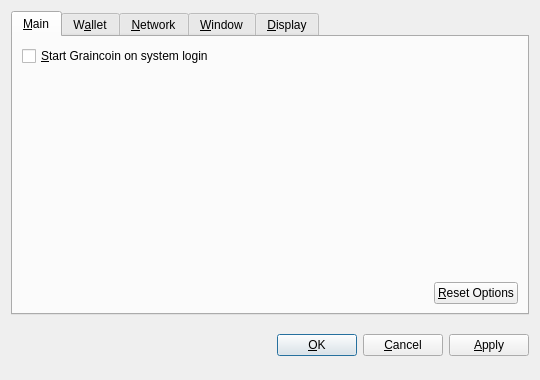
<?xml version="1.0" encoding="UTF-8"?>
<ui version="4.0">
 <class>OptionsDialog</class>
 <widget class="QDialog" name="OptionsDialog">
  <property name="geometry">
   <rect>
    <x>0</x>
    <y>0</y>
    <width>540</width>
    <height>380</height>
   </rect>
  </property>
  <property name="windowTitle">
   <string>Options</string>
  </property>
  <property name="modal">
   <bool>true</bool>
  </property>
  <layout class="QVBoxLayout" name="verticalLayout">
   <item>
    <widget class="QTabWidget" name="tabWidget">
     <property name="tabPosition">
      <enum>QTabWidget::North</enum>
     </property>
     <property name="currentIndex">
      <number>0</number>
     </property>
     <widget class="QWidget" name="tabMain">
      <attribute name="title">
       <string>&amp;Main</string>
      </attribute>
      <layout class="QVBoxLayout" name="verticalLayout_Main">
       <item>
        <widget class="QCheckBox" name="bitcoinAtStartup">
         <property name="toolTip">
          <string>Automatically start Graincoin after logging in to the system.</string>
         </property>
         <property name="text">
          <string>&amp;Start Graincoin on system login</string>
         </property>
        </widget>
       </item>
       <item>
        <spacer name="verticalSpacer_Main">
         <property name="orientation">
          <enum>Qt::Vertical</enum>
         </property>
         <property name="sizeHint" stdset="0">
          <size>
           <width>20</width>
           <height>40</height>
          </size>
         </property>
        </spacer>
       </item>
       <item>
        <layout class="QHBoxLayout" name="horizontalLayout_2_Main">
         <item>
          <spacer name="horizontalSpacer_2_Main">
           <property name="orientation">
            <enum>Qt::Horizontal</enum>
           </property>
           <property name="sizeHint" stdset="0">
            <size>
             <width>40</width>
             <height>20</height>
            </size>
           </property>
          </spacer>
         </item>
         <item>
          <widget class="QPushButton" name="resetButton">
           <property name="toolTip">
            <string>Reset all client options to default.</string>
           </property>
           <property name="text">
            <string>&amp;Reset Options</string>
           </property>
           <property name="autoDefault">
            <bool>false</bool>
           </property>
          </widget>
         </item>
        </layout>
       </item>
      </layout>
     </widget>
     <widget class="QWidget" name="tabWallet">
      <attribute name="title">
       <string>W&amp;allet</string>
      </attribute>
      <layout class="QVBoxLayout" name="verticalLayout_Network">
       <item>
        <widget class="QLabel" name="transactionFeeInfoLabel">
         <property name="text">
          <string>Optional transaction fee per kB that helps make sure your transactions are processed quickly. Most transactions are 1 kB.</string>
         </property>
         <property name="textFormat">
          <enum>Qt::PlainText</enum>
         </property>
         <property name="wordWrap">
          <bool>true</bool>
         </property>
        </widget>
       </item>
       <item>
        <layout class="QHBoxLayout" name="horizontalLayout_1_Main">
         <item>
          <widget class="QLabel" name="transactionFeeLabel">
           <property name="text">
            <string>Pay transaction &amp;fee</string>
           </property>
           <property name="textFormat">
            <enum>Qt::PlainText</enum>
           </property>
           <property name="buddy">
            <cstring>transactionFee</cstring>
           </property>
          </widget>
         </item>
         <item>
          <widget class="BitcoinAmountField" name="transactionFee"/>
         </item>
         <item>
          <spacer name="horizontalSpacer_1_Main">
           <property name="orientation">
            <enum>Qt::Horizontal</enum>
           </property>
           <property name="sizeHint" stdset="0">
            <size>
             <width>40</width>
             <height>20</height>
            </size>
           </property>
          </spacer>
         </item>
        </layout>
       </item>
       <item>
        <widget class="QLabel" name="label">
         <property name="text">
          <string>If you disable the spending of unconfirmed change, the change from a transaction cannot be used until that transaction has at least one confirmation. This also affects how your balance is computed.</string>
         </property>
         <property name="wordWrap">
          <bool>true</bool>
         </property>
        </widget>
       </item>
       <item>
        <widget class="QCheckBox" name="spendZeroConfChange">
         <property name="text">
          <string>Spend unconfirmed change  (experts only)</string>
         </property>
        </widget>
       </item>
       <item>
        <spacer name="verticalSpacer">
         <property name="orientation">
          <enum>Qt::Vertical</enum>
         </property>
         <property name="sizeHint" stdset="0">
          <size>
           <width>20</width>
           <height>40</height>
          </size>
         </property>
        </spacer>
       </item>
      </layout>
     </widget>
     <widget class="QWidget" name="tabNetwork">
      <attribute name="title">
       <string>&amp;Network</string>
      </attribute>
      <layout class="QVBoxLayout" name="verticalLayout_Network">
       <item>
        <widget class="QCheckBox" name="mapPortUpnp">
         <property name="toolTip">
          <string>Automatically open the Graincoin client port on the router. This only works when your router supports UPnP and it is enabled.</string>
         </property>
         <property name="text">
          <string>Map port using &amp;UPnP</string>
         </property>
        </widget>
       </item>
       <item>
        <widget class="QCheckBox" name="connectSocks">
         <property name="toolTip">
          <string>Connect to the Graincoin network through a SOCKS proxy (e.g. when connecting through Tor).</string>
         </property>
         <property name="text">
          <string>&amp;Connect through SOCKS proxy:</string>
         </property>
        </widget>
       </item>
       <item>
        <layout class="QHBoxLayout" name="horizontalLayout_Network">
         <item>
          <widget class="QLabel" name="proxyIpLabel">
           <property name="text">
            <string>Proxy &amp;IP:</string>
           </property>
           <property name="textFormat">
            <enum>Qt::PlainText</enum>
           </property>
           <property name="buddy">
            <cstring>proxyIp</cstring>
           </property>
          </widget>
         </item>
         <item>
          <widget class="QValidatedLineEdit" name="proxyIp">
           <property name="maximumSize">
            <size>
             <width>140</width>
             <height>16777215</height>
            </size>
           </property>
           <property name="toolTip">
            <string>IP address of the proxy (e.g. 127.0.0.1)</string>
           </property>
          </widget>
         </item>
         <item>
          <widget class="QLabel" name="proxyPortLabel">
           <property name="text">
            <string>&amp;Port:</string>
           </property>
           <property name="textFormat">
            <enum>Qt::PlainText</enum>
           </property>
           <property name="buddy">
            <cstring>proxyPort</cstring>
           </property>
          </widget>
         </item>
         <item>
          <widget class="QLineEdit" name="proxyPort">
           <property name="maximumSize">
            <size>
             <width>55</width>
             <height>16777215</height>
            </size>
           </property>
           <property name="toolTip">
            <string>Port of the proxy (e.g. 9050)</string>
           </property>
          </widget>
         </item>
         <item>
          <widget class="QLabel" name="socksVersionLabel">
           <property name="text">
            <string>SOCKS &amp;Version:</string>
           </property>
           <property name="textFormat">
            <enum>Qt::PlainText</enum>
           </property>
           <property name="buddy">
            <cstring>socksVersion</cstring>
           </property>
          </widget>
         </item>
         <item>
          <widget class="QValueComboBox" name="socksVersion">
           <property name="toolTip">
            <string>SOCKS version of the proxy (e.g. 5)</string>
           </property>
          </widget>
         </item>
         <item>
          <spacer name="horizontalSpacer_Network">
           <property name="orientation">
            <enum>Qt::Horizontal</enum>
           </property>
           <property name="sizeHint" stdset="0">
            <size>
             <width>40</width>
             <height>20</height>
            </size>
           </property>
          </spacer>
         </item>
        </layout>
       </item>
       <item>
        <spacer name="verticalSpacer_Network">
         <property name="orientation">
          <enum>Qt::Vertical</enum>
         </property>
         <property name="sizeHint" stdset="0">
          <size>
           <width>20</width>
           <height>40</height>
          </size>
         </property>
        </spacer>
       </item>
      </layout>
     </widget>
     <widget class="QWidget" name="tabWindow">
      <attribute name="title">
       <string>&amp;Window</string>
      </attribute>
      <layout class="QVBoxLayout" name="verticalLayout_Window">
       <item>
        <widget class="QCheckBox" name="minimizeToTray">
         <property name="toolTip">
          <string>Show only a tray icon after minimizing the window.</string>
         </property>
         <property name="text">
          <string>&amp;Minimize to the tray instead of the taskbar</string>
         </property>
        </widget>
       </item>
       <item>
        <widget class="QCheckBox" name="minimizeOnClose">
         <property name="toolTip">
          <string>Minimize instead of exit the application when the window is closed. When this option is enabled, the application will be closed only after selecting Quit in the menu.</string>
         </property>
         <property name="text">
          <string>M&amp;inimize on close</string>
         </property>
        </widget>
       </item>
       <item>
        <spacer name="verticalSpacer_Window">
         <property name="orientation">
          <enum>Qt::Vertical</enum>
         </property>
         <property name="sizeHint" stdset="0">
          <size>
           <width>20</width>
           <height>40</height>
          </size>
         </property>
        </spacer>
       </item>
      </layout>
     </widget>
     <widget class="QWidget" name="tabDisplay">
      <attribute name="title">
       <string>&amp;Display</string>
      </attribute>
      <layout class="QVBoxLayout" name="verticalLayout_Display">
       <item>
        <layout class="QHBoxLayout" name="horizontalLayout_1_Display">
         <item>
          <widget class="QLabel" name="langLabel">
           <property name="text">
            <string>User Interface &amp;language:</string>
           </property>
           <property name="textFormat">
            <enum>Qt::PlainText</enum>
           </property>
           <property name="buddy">
            <cstring>lang</cstring>
           </property>
          </widget>
         </item>
         <item>
          <widget class="QValueComboBox" name="lang">
           <property name="toolTip">
            <string>The user interface language can be set here. This setting will take effect after restarting Graincoin.</string>
           </property>
          </widget>
         </item>
        </layout>
       </item>
       <item>
        <layout class="QHBoxLayout" name="horizontalLayout_2_Display">
         <item>
          <widget class="QLabel" name="unitLabel">
           <property name="text">
            <string>&amp;Unit to show amounts in:</string>
           </property>
           <property name="textFormat">
            <enum>Qt::PlainText</enum>
           </property>
           <property name="buddy">
            <cstring>unit</cstring>
           </property>
          </widget>
         </item>
         <item>
          <widget class="QValueComboBox" name="unit">
           <property name="toolTip">
            <string>Choose the default subdivision unit to show in the interface and when sending coins.</string>
           </property>
          </widget>
         </item>
        </layout>
       </item>
       <item>
        <widget class="QCheckBox" name="displayAddresses">
         <property name="toolTip">
          <string>Whether to show Graincoin addresses in the transaction list or not.</string>
         </property>
         <property name="text">
          <string>&amp;Display addresses in transaction list</string>
         </property>
        </widget>
       </item>
       <item>
        <widget class="QCheckBox" name="coinControlFeatures">
         <property name="toolTip">
          <string>Whether to show coin control features or not.</string>
         </property>
         <property name="text">
          <string>Display coin &amp;control features (experts only!)</string>
         </property>
        </widget>
       </item>
       <item>
        <spacer name="verticalSpacer_Display">
         <property name="orientation">
          <enum>Qt::Vertical</enum>
         </property>
         <property name="sizeHint" stdset="0">
          <size>
           <width>20</width>
           <height>40</height>
          </size>
         </property>
        </spacer>
       </item>
      </layout>
     </widget>
    </widget>
   </item>
   <item>
    <layout class="QHBoxLayout" name="horizontalLayout_Buttons">
     <item>
      <spacer name="horizontalSpacer_1">
       <property name="orientation">
        <enum>Qt::Horizontal</enum>
       </property>
       <property name="sizeHint" stdset="0">
        <size>
         <width>40</width>
         <height>48</height>
        </size>
       </property>
      </spacer>
     </item>
     <item>
      <widget class="QLabel" name="statusLabel">
       <property name="font">
        <font>
         <weight>75</weight>
         <bold>true</bold>
        </font>
       </property>
       <property name="text">
        <string/>
       </property>
       <property name="textFormat">
        <enum>Qt::PlainText</enum>
       </property>
       <property name="wordWrap">
        <bool>true</bool>
       </property>
      </widget>
     </item>
     <item>
      <spacer name="horizontalSpacer_2">
       <property name="orientation">
        <enum>Qt::Horizontal</enum>
       </property>
       <property name="sizeHint" stdset="0">
        <size>
         <width>40</width>
         <height>48</height>
        </size>
       </property>
      </spacer>
     </item>
     <item>
      <widget class="QPushButton" name="okButton">
       <property name="text">
        <string>&amp;OK</string>
       </property>
      </widget>
     </item>
     <item>
      <widget class="QPushButton" name="cancelButton">
       <property name="text">
        <string>&amp;Cancel</string>
       </property>
       <property name="autoDefault">
        <bool>false</bool>
       </property>
      </widget>
     </item>
     <item>
      <widget class="QPushButton" name="applyButton">
       <property name="text">
        <string>&amp;Apply</string>
       </property>
       <property name="autoDefault">
        <bool>false</bool>
       </property>
      </widget>
     </item>
    </layout>
   </item>
  </layout>
 </widget>
 <customwidgets>
  <customwidget>
   <class>BitcoinAmountField</class>
   <extends>QSpinBox</extends>
   <header>bitcoinamountfield.h</header>
  </customwidget>
  <customwidget>
   <class>QValueComboBox</class>
   <extends>QComboBox</extends>
   <header>qvaluecombobox.h</header>
  </customwidget>
  <customwidget>
   <class>QValidatedLineEdit</class>
   <extends>QLineEdit</extends>
   <header>qvalidatedlineedit.h</header>
  </customwidget>
 </customwidgets>
 <resources/>
 <connections/>
</ui>
